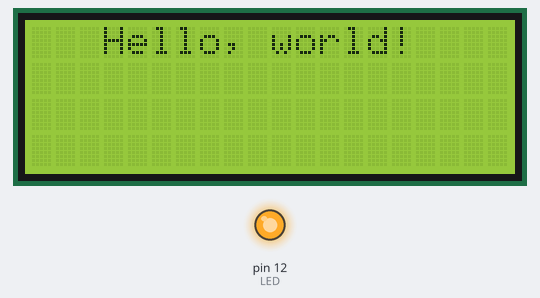
A sketch run on a simulated Arduino Uno, built with avr-gcc and run on an emulated ATmega328P. Parts: 20×4 character LCD, output pins drawn as LEDs (lit = HIGH). What the sketch prints to the serial monitor is not drawn.

Above: at 0.1 s.
At 2.1 s:
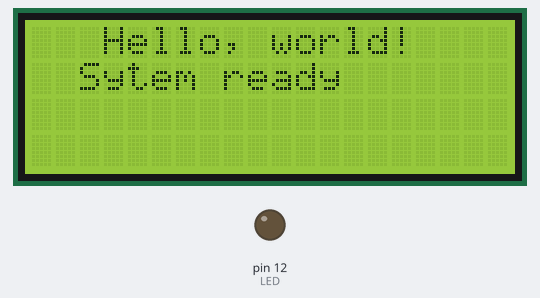
At 3.8 s:
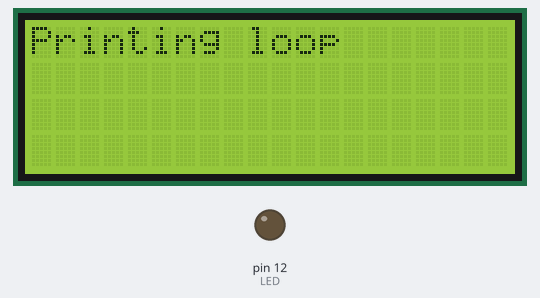
At 5.0 s:
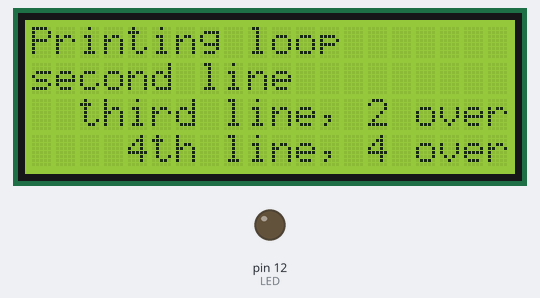
Timing chart, 0 to 40.0 s (numbered marks = the images above):
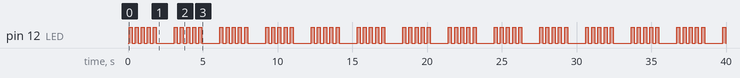

The sketch:

LCD_LED_test.ino
```cpp
/*
Code came from LiquidCrystal I2C example -> SerialDisplay
Jillian Frimml
3/19/2021

Displays text sent over the serial port (e.g. from the Serial Monitor) on
an attached LCD.
YWROBOT
Compatible with the Arduino IDE 1.0
Library version:1.1
 */

#include <Wire.h>
#include <LiquidCrystal_I2C.h>

//LED pin number
int LED = 12;

// set the LCD address to 0x27 for a 16 chars and 2 line display
LiquidCrystal_I2C lcd(0x27,20,4);

void setup() {
  //start up for the LED
  pinMode(LED, OUTPUT);

  // initialize the lcd
  lcd.init();
  lcd.backlight();
  lcd.setCursor(3,0);
  lcd.print("Hello, world!");
  for(int i = 0; i < 5; i++)
  {
    digitalWrite(LED, HIGH);
    delay(200);
    digitalWrite(LED, LOW);
    delay(200);
  }

  Serial.begin(9600);
  while(!Serial){
        ; // wait for serial port to connect. Needed for native USB port only
  }
  lcd.setCursor(2,1);
  lcd.print("Sytem ready");

  delay(1000);
  lcd.clear();

}

void loop() {
  printLCDScreen();
}

void printLCDScreen(){
  Serial.println("Printing out to LCD screen...");
  blinkLED();
  lcd.setCursor(0,0);
  lcd.print("Printing loop");
  blinkLED();
  lcd.setCursor(0,1);
  lcd.print("second line");
  blinkLED();
  lcd.setCursor(2,2);
  lcd.print("third line, 2 over");
  blinkLED();
  lcd.setCursor(4,3);
  lcd.print("4th line, 4 over");
  blinkLED();
  delay(1000);
}

void blinkLED(){
    digitalWrite(LED, HIGH);
    delay(200);
    digitalWrite(LED, LOW);
    delay(200);
}
```

Measured:
- by itself, pin 12 (LED): repeats every 3.0 s: 3 × (HIGH 0.20 s, LOW 0.20 s), HIGH 0.20 s, LOW 1.2 s, HIGH 0.20 s, LOW 0.21 s
- what the display in image 1 shows lasts 1.0 s, from 2.1 s to 3.1 s
- what the display in image 2 shows lasts 0.4 s, from 3.5 s to 3.9 s
